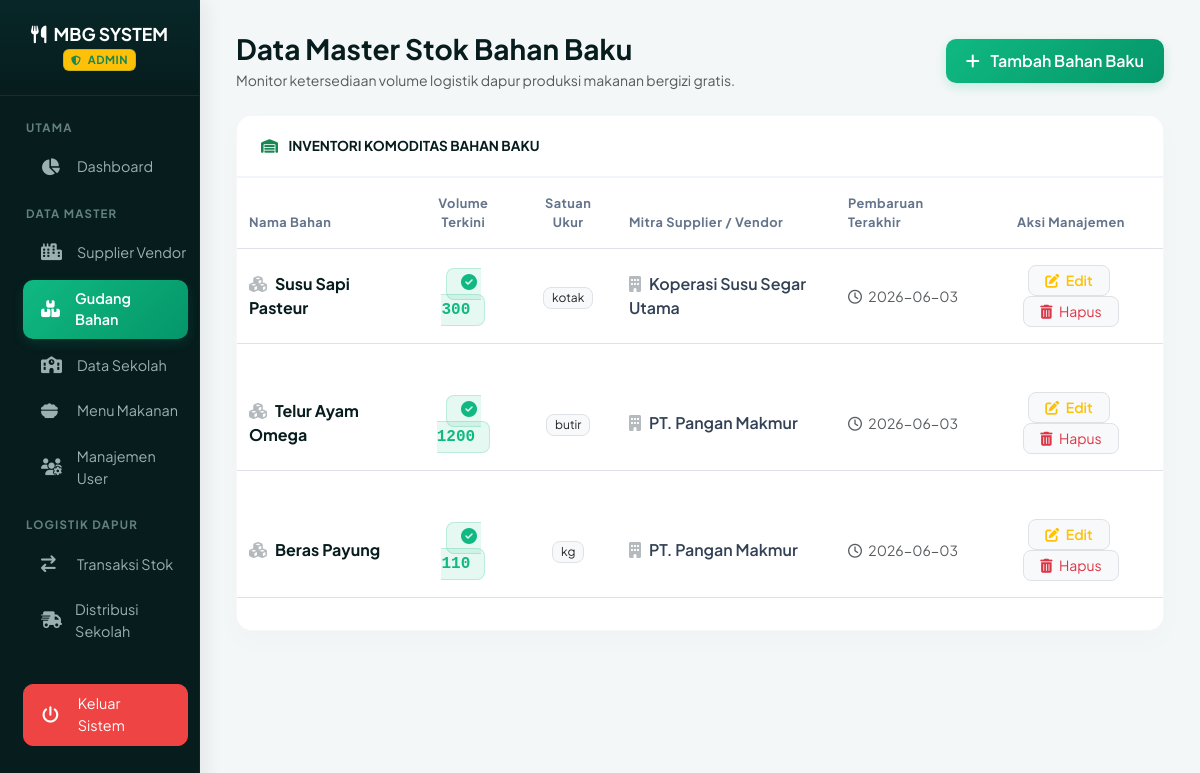
The app's page /index.php?page=stok_bahan (signed in) with its own data.
### tables this page shows
CREATE TABLE `stok_bahan` (
  `id_stok` int(11) NOT NULL,
  `nama_bahan` varchar(100) NOT NULL,
  `jumlah` int(11) NOT NULL COMMENT 'Total stok real-time saat ini',
  `satuan` varchar(20) NOT NULL,
  `tanggal_update` date NOT NULL,
  `id_supplier` int(11) NOT NULL
);

CREATE TABLE `supplier` (
  `id_supplier` int(11) NOT NULL,
  `nama_supplier` varchar(100) NOT NULL,
  `alamat` text NOT NULL,
  `no_telp` varchar(12) NOT NULL,
  `email` varchar(100) NOT NULL
);

### controllers/StokBahanController.php (called while the page is built, shortened)
<?php
require_once __DIR__ . '/../config/Database.php';
class StokBahanController {
    private $db;
    public function __construct() {
        $database = new Database();
        $this->db = $database->getConnection();
    }
    public function readAll() {
        $query = "SELECT sb.*, s.nama_supplier
                  FROM stok_bahan sb
                  LEFT JOIN supplier s ON sb.id_supplier = s.id_supplier
                  ORDER BY sb.id_stok DESC";
        return $this->db->query($query)->fetchAll(PDO::FETCH_ASSOC);
    }
}
?>

### config/Database.php (called while the page is built, shortened)
<?php
class Database {
    private $host = "localhost";
    private $db_name = "db_project_mbg";
    private $username = "root";
    private $password = "";
    public function getConnection() {
        $this->conn = null;
        try {
            $this->conn = new PDO("mysql:host=" . $this->host . ";dbname=" . $this->db_name, $this->username, $this->password);
            $this->conn->setAttribute(PDO::ATTR_ERRMODE, PDO::ERRMODE_EXCEPTION);
            $this->conn->exec("set names utf8mb4");
        } catch(PDOException $exception) {
            echo "Koneksi database gagal: " . $exception->getMessage();
        }
        return $this->conn;
    }
}
?>

### views/stok_bahan.php (the view, shortened to what this page needs)
<?php
require_once __DIR__ . '/../controllers/StokBahanController.php';
$stokCtrl = new StokBahanController();
$stok_list = $stokCtrl->readAll();
?>
<div class="container-fluid pt-2">
    <div class="d-flex justify-content-between align-items-center mb-4">
        <div>
            <h3 class="mbg-title mb-1">Data Master Stok Bahan Baku</h3>
            <p class="text-muted small mb-0">Monitor ketersediaan volume logistik dapur produksi makanan bergizi gratis.</p>
        </div>
        <button class="btn btn-mbg-primary" data-bs-toggle="modal" data-bs-target="#modalTambah">
            <i class="fas fa-plus me-2"></i> Tambah Bahan Baku
        </button>
    </div>
    <div class="card mbg-table-card border-0">
        <div class="mbg-table-header d-flex align-items-center">
            <span class="fw-bold text-uppercase tracking-wide" style="font-size: 0.85rem; color: #061c1d;">
                <i class="fas fa-warehouse me-2 text-success"></i> Inventori Komoditas Bahan Baku
            </span>
        </div>
        <div class="table-responsive">
            <table class="table table-hover align-middle mb-0">
                <thead>
                    <tr>
                        <th class="ps-4">Nama Bahan</th>
                        <th class="text-center">Volume Terkini</th>
                        <th class="text-center">Satuan Ukur</th>
                        <th>Mitra Supplier / Vendor</th>
                        <th>Pembaruan Terakhir</th>
                        <th class="text-center pe-4">Aksi Manajemen</th>
                    </tr>
                </thead>
                <tbody>
                    <?php if (count($stok_list) > 0): ?>
                        <?php foreach($stok_list as $row): ?>
                        <tr>
                            <td class="ps-4 fw-bold" style="color: #061c1d;">
                                <i class="fas fa-cubes text-secondary opacity-50 me-2"></i><?= htmlspecialchars($row['nama_bahan']); ?>
                            </td>
                            <td class="text-center">
                                <span class="<?= $row['jumlah'] > 10 ? 'badge-stok-aman' : 'badge-stok-kritis'; ?> font-monospace">
                                    <?= $row['jumlah'] > 10 ? '<i class="fas fa-check-circle me-1"></i>' : '<i class="fas fa-triangle-exclamation me-1"></i>'; ?>
                                    <?= $row['jumlah']; ?>
                                </span>
                            </td>
                            <td class="text-center"><span class="badge bg-light text-dark border px-2.5 py-1.5 rounded-3 text-lowercase fw-normal"><?= htmlspecialchars($row['satuan']); ?></span></td>
                            <td>
                                <span class="fw-semibold">
                                    <?= $row['nama_supplier'] ? '<i class="fas fa-building text-opacity-50 text-secondary me-2"></i>' .($row['nama_supplier']) : '<em class="text-muted small"><i class="fas fa-circle-minus me-1"></i> Tidak ada vendor</em>'; ?>
                                </span>
                            </td>
                            <td class="text-muted small"><i class="far fa-clock me-1 text-opacity-50"></i> <?= $row['tanggal_update']; ?></td>
                            <td class="text-center pe-4">
                                <button class="btn btn-sm btn-light border text-warning px-3 rounded-3 me-1 fw-semibold" data-bs-toggle="modal" data-bs-target="#modalEdit<?= $row['id_stok']; ?>">
                                    <i class="fas fa-pen-to-square me-1"></i> Edit
                                </button>
                                <form method="POST" action="" onsubmit="return confirm('Hapus bahan baku ini? Seluruh log riwayat transaksi mutasi terkait bahan ini akan ikut terhapus!');" style="display:inline;">
                                    <button type="submit" class="btn btn-sm btn-light border text-danger px-3 rounded-3">
                                        <i class="fas fa-trash-can me-1"></i> Hapus
                                    </button>
                                </form>
                            </td>
                        </tr>
                        <tr>
                            <td colspan="6" class="p-0 border-0">
                            </td>
                        </tr>
                        <?php endforeach; ?>
                    <?php endif; ?>
                </tbody>
            </table>
        </div>
    </div>
</div>

### records on screen
stok_bahan: nama_bahan "Susu Sapi Pasteur", jumlah "300", satuan "kotak", id_supplier.nama_supplier "Koperasi Susu Segar Utama", tanggal_update "2026-06-03"
stok_bahan: nama_bahan "Telur Ayam Omega", jumlah "1200", satuan "butir", id_supplier.nama_supplier "PT. Pangan Makmur", tanggal_update "2026-06-03"
stok_bahan: nama_bahan "Beras Payung", jumlah "110", satuan "kg", id_supplier.nama_supplier "PT. Pangan Makmur", tanggal_update "2026-06-03"

### other values on screen
$role "ADMIN"
